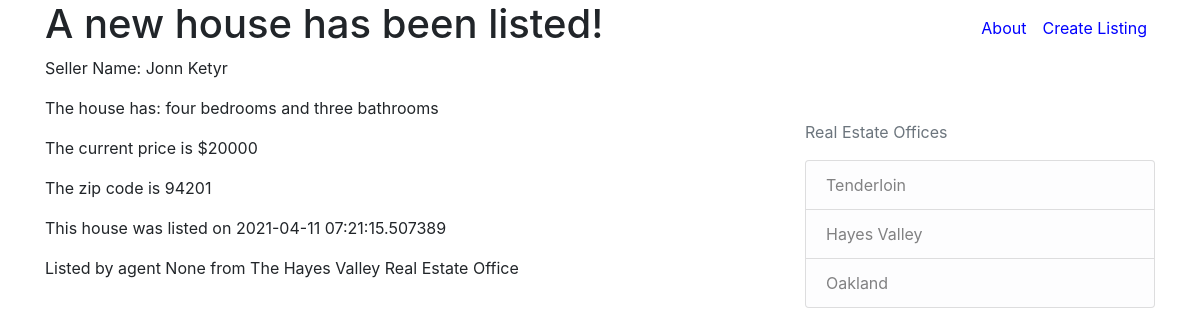
Page /home on the earlier database version.
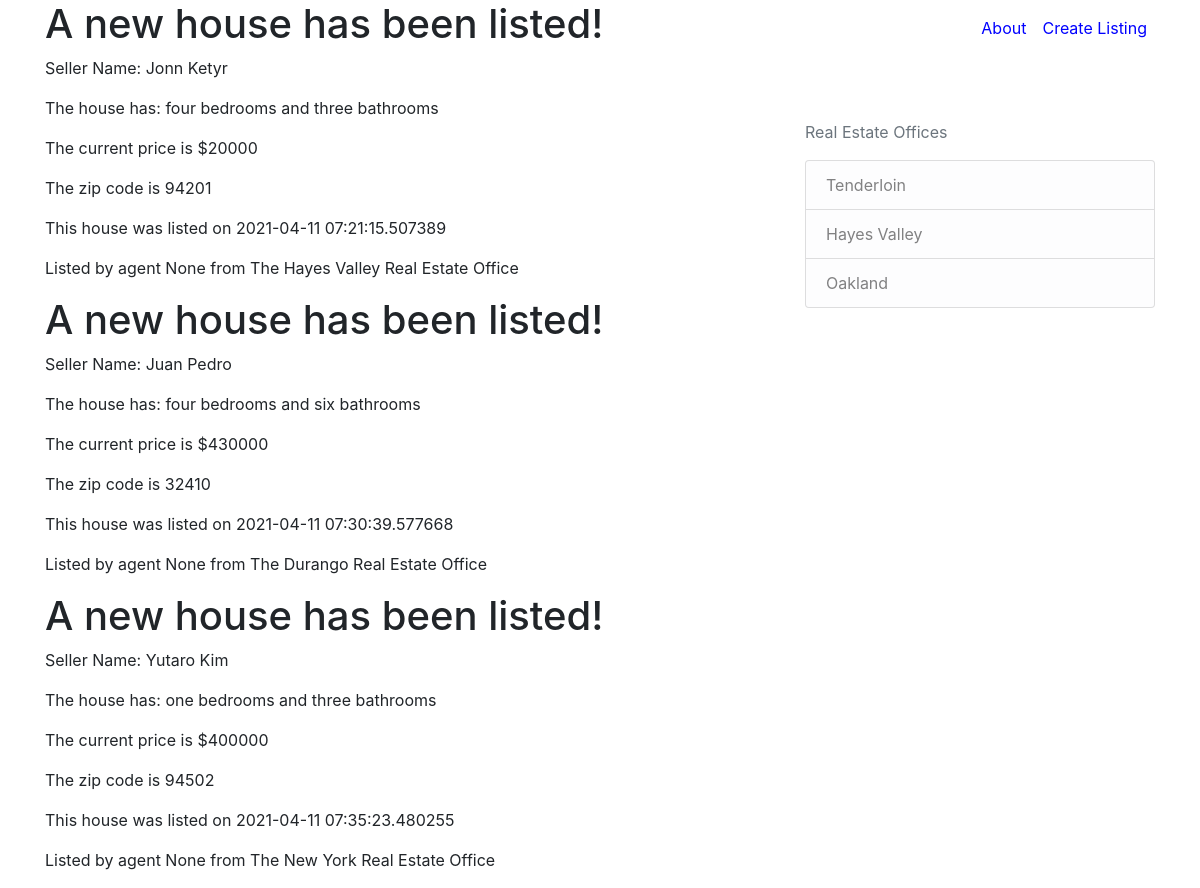
Same page on the later database version.
### real_estate/models.py (models this page shows, shortened)
class Listing(db.Model):
    id = db.Column(db.Integer, primary_key=True)
    seller = db.Column(db.String(100), nullable=False)
    price = db.Column(db.String(100), nullable=False)
    date = db.Column(db.DateTime, nullable=False, default=datetime.utcnow)
    bedrooms = db.Column(db.String(100), nullable=False)
    bathrooms = db.Column(db.String(100), nullable=False)
    zipcode = db.Column(db.String(100), nullable=False)
    office = db.Column(db.String(100), nullable=False)
    agent_id = db.Column(db.Integer, db.ForeignKey('agent.id'), nullable=False)

### real_estate/routes.py (the view)
@app.route("/")
@app.route("/home")
def home():
    listings = Listing.query.all()
    return render_template('home.html', listings=listings)

### real_estate/templates/home.html
{% extends "layout.html" %}
{% block navigation%}
<a class="nav-item nav-link" href="{{ url_for('about') }}" style="color:blue">About</a>
<a class="nav-item nav-link" href="{{ url_for('new_listing') }}" style="color:blue">Create Listing</a>
{% endblock navigation %}
{% block content %}
    {% for listing in listings %}
        <h1>A new house has been listed!</h1>
        <p>Seller Name: {{ listing.seller }}</p>
        <p>The house has: {{ listing.bedrooms }} bedrooms and {{ listing.bathrooms }} bathrooms</p>
        <p>The current price is ${{ listing.price }}</p>
        <p>The zip code is {{ listing.zipcode }}</p>
        <p>This house was listed on {{ listing.date }}</p>
        <p>Listed by agent {{ listing.agent }} from The {{ listing.office }} Real Estate Office</p>
    {% endfor %}
{% endblock content %}

### real_estate/templates/layout.html (shortened to what this page needs)
<!DOCTYPE html>
<html>
    <head>
        <link rel="stylesheet" href="https://maxcdn.bootstrapcdn.com/bootstrap/4.0.0/css/bootstrap.min.css">
    </head>
    <body>
        <header class="site-header">
            <nav class="navbar navbar-expand-md navbar-dark bg-steel fixed-top">
              <div class="container">
                <div class="collapse navbar-collapse" id="navbarToggle">
                  <div class="navbar-nav">
                        {% block navigation %}{% endblock %}
                  </div>
                </div>
              </div>
            </nav>
          </header>
          <main role="main" class="container">
            <div class="row">
              <div class="col-md-8">
                {% block content %}{% endblock %}
              </div>
              <div class="col-md-4">
                <div class="content-section">
                    <br>
                    <br>
                    <br>
                    <br>
                    <br>
                  <p class='text-muted'>Real Estate Offices
                    <ul class="list-group">
                      <li class="list-group-item list-group-item-light">Tenderloin</li>
                      <li class="list-group-item list-group-item-light">Hayes Valley</li>
                      <li class="list-group-item list-group-item-light">Oakland</li>
                    </ul>
                  </p>
                </div>
              </div>
            </div>
          </main>
    </body>
</html>

Differences in the rows shown:
added Listing: seller "Juan Pedro", bedrooms "four", bathrooms "six", price "430000", zipcode "32410", date "2021-04-11 07:30:39.577668", agent "None", office "Durango"
added Listing: seller "Yutaro Kim", bedrooms "one", bathrooms "three", price "400000", zipcode "94502", date "2021-04-11 07:35:23.480255", agent "None", office "New York"
